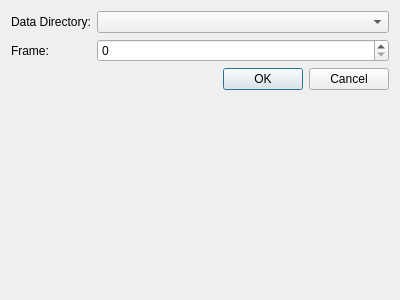
<?xml version="1.0" encoding="UTF-8"?>
<ui version="4.0">
 <class>FrameFinderDialog</class>
 <widget class="QDialog" name="FrameFinderDialog">
  <property name="geometry">
   <rect>
    <x>0</x>
    <y>0</y>
    <width>400</width>
    <height>300</height>
   </rect>
  </property>
  <property name="windowTitle">
   <string>Dialog</string>
  </property>
  <layout class="QFormLayout" name="formLayout">
   <item row="3" column="0" colspan="2">
    <widget class="QDialogButtonBox" name="buttonBox">
     <property name="orientation">
      <enum>Qt::Horizontal</enum>
     </property>
     <property name="standardButtons">
      <set>QDialogButtonBox::Cancel|QDialogButtonBox::Ok</set>
     </property>
    </widget>
   </item>
   <item row="0" column="0">
    <widget class="QLabel" name="label">
     <property name="text">
      <string>Data Directory:</string>
     </property>
    </widget>
   </item>
   <item row="0" column="1">
    <widget class="QComboBox" name="comboBox"/>
   </item>
   <item row="1" column="0">
    <widget class="QLabel" name="label_2">
     <property name="text">
      <string>Frame:</string>
     </property>
    </widget>
   </item>
   <item row="1" column="1">
    <widget class="QLongSpinBox" name="spinBox"/>
   </item>
  </layout>
 </widget>
 <customwidgets>
  <customwidget>
   <class>QLongSpinBox</class>
   <extends>QSpinBox</extends>
   <header location="global">fort-studio/widget/base/QLongSpinBox.hpp</header>
  </customwidget>
 </customwidgets>
 <resources/>
 <connections>
  <connection>
   <sender>buttonBox</sender>
   <signal>accepted()</signal>
   <receiver>FrameFinderDialog</receiver>
   <slot>accept()</slot>
   <hints>
    <hint type="sourcelabel">
     <x>248</x>
     <y>254</y>
    </hint>
    <hint type="destinationlabel">
     <x>157</x>
     <y>274</y>
    </hint>
   </hints>
  </connection>
  <connection>
   <sender>buttonBox</sender>
   <signal>rejected()</signal>
   <receiver>FrameFinderDialog</receiver>
   <slot>reject()</slot>
   <hints>
    <hint type="sourcelabel">
     <x>316</x>
     <y>260</y>
    </hint>
    <hint type="destinationlabel">
     <x>286</x>
     <y>274</y>
    </hint>
   </hints>
  </connection>
 </connections>
</ui>
